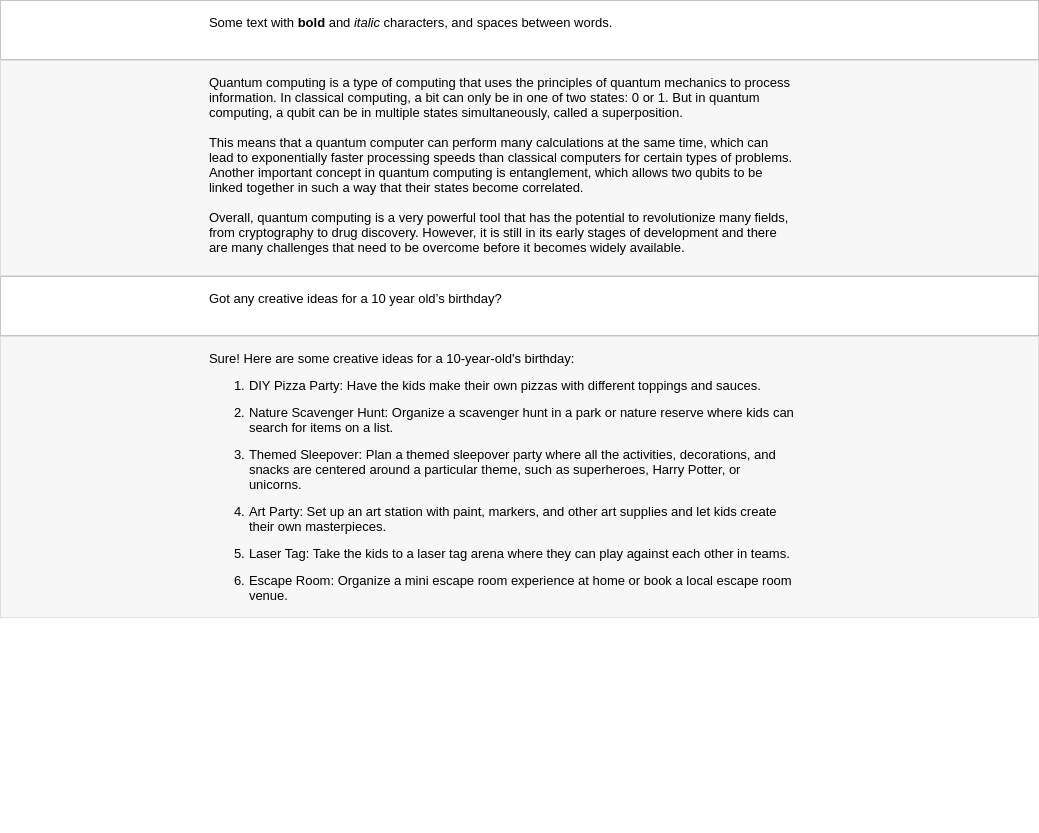
<?xml version="1.0" encoding="UTF-8"?>
<ui version="4.0">
 <class>Form</class>
 <widget class="QWidget" name="Form">
  <property name="geometry">
   <rect>
    <x>0</x>
    <y>0</y>
    <width>1039</width>
    <height>833</height>
   </rect>
  </property>
  <property name="windowTitle">
   <string>Form</string>
  </property>
  <property name="styleSheet">
   <string notr="true">QPushButton,
QLabel {
	border: none;
	padding: 5px;
}

QWidget {
	background: #fff;
}
</string>
  </property>
  <layout class="QVBoxLayout" name="verticalLayout_5">
   <property name="spacing">
    <number>0</number>
   </property>
   <property name="leftMargin">
    <number>0</number>
   </property>
   <property name="topMargin">
    <number>0</number>
   </property>
   <property name="rightMargin">
    <number>0</number>
   </property>
   <property name="bottomMargin">
    <number>0</number>
   </property>
   <item>
    <widget class="QFrame" name="frame_22">
     <property name="styleSheet">
      <string notr="true">background: #fff;

</string>
     </property>
     <property name="frameShape">
      <enum>QFrame::StyledPanel</enum>
     </property>
     <property name="frameShadow">
      <enum>QFrame::Raised</enum>
     </property>
     <layout class="QGridLayout" name="gridLayout_14">
      <property name="leftMargin">
       <number>9</number>
      </property>
      <item row="0" column="3" rowspan="3">
       <widget class="QFrame" name="frame_24">
        <property name="minimumSize">
         <size>
          <width>80</width>
          <height>0</height>
         </size>
        </property>
        <property name="maximumSize">
         <size>
          <width>80</width>
          <height>16777215</height>
         </size>
        </property>
        <property name="styleSheet">
         <string notr="true">border:none;</string>
        </property>
        <property name="frameShape">
         <enum>QFrame::StyledPanel</enum>
        </property>
        <property name="frameShadow">
         <enum>QFrame::Raised</enum>
        </property>
        <layout class="QGridLayout" name="gridLayout_15">
         <property name="leftMargin">
          <number>0</number>
         </property>
         <property name="topMargin">
          <number>0</number>
         </property>
         <property name="rightMargin">
          <number>0</number>
         </property>
         <property name="bottomMargin">
          <number>0</number>
         </property>
         <property name="horizontalSpacing">
          <number>0</number>
         </property>
         <item row="0" column="0">
          <widget class="QPushButton" name="pushButton_13">
           <property name="styleSheet">
            <string notr="true"/>
           </property>
           <property name="text">
            <string/>
           </property>
           <property name="icon">
            <iconset resource="resource.qrc">
             <normaloff>:/icons/static/icons/pencil-square.svg</normaloff>:/icons/static/icons/pencil-square.svg</iconset>
           </property>
          </widget>
         </item>
         <item row="0" column="3">
          <spacer name="horizontalSpacer_27">
           <property name="orientation">
            <enum>Qt::Horizontal</enum>
           </property>
           <property name="sizeHint" stdset="0">
            <size>
             <width>40</width>
             <height>20</height>
            </size>
           </property>
          </spacer>
         </item>
         <item row="1" column="0" colspan="2">
          <spacer name="verticalSpacer_17">
           <property name="orientation">
            <enum>Qt::Vertical</enum>
           </property>
           <property name="sizeHint" stdset="0">
            <size>
             <width>20</width>
             <height>9</height>
            </size>
           </property>
          </spacer>
         </item>
        </layout>
       </widget>
      </item>
      <item row="0" column="1" rowspan="3">
       <widget class="QFrame" name="frame_23">
        <property name="styleSheet">
         <string notr="true">border:none;</string>
        </property>
        <property name="frameShape">
         <enum>QFrame::StyledPanel</enum>
        </property>
        <property name="frameShadow">
         <enum>QFrame::Raised</enum>
        </property>
        <layout class="QVBoxLayout" name="verticalLayout_7">
         <property name="spacing">
          <number>0</number>
         </property>
         <property name="leftMargin">
          <number>0</number>
         </property>
         <property name="topMargin">
          <number>0</number>
         </property>
         <property name="rightMargin">
          <number>0</number>
         </property>
         <property name="bottomMargin">
          <number>0</number>
         </property>
         <item>
          <widget class="QPushButton" name="pushButton">
           <property name="text">
            <string/>
           </property>
           <property name="icon">
            <iconset resource="resource.qrc">
             <normaloff>:/icons/static/icons/input.png</normaloff>:/icons/static/icons/input.png</iconset>
           </property>
           <property name="iconSize">
            <size>
             <width>30</width>
             <height>30</height>
            </size>
           </property>
          </widget>
         </item>
         <item>
          <spacer name="verticalSpacer_16">
           <property name="orientation">
            <enum>Qt::Vertical</enum>
           </property>
           <property name="sizeHint" stdset="0">
            <size>
             <width>20</width>
             <height>3</height>
            </size>
           </property>
          </spacer>
         </item>
        </layout>
       </widget>
      </item>
      <item row="0" column="0" rowspan="3">
       <spacer name="horizontalSpacer_25">
        <property name="orientation">
         <enum>Qt::Horizontal</enum>
        </property>
        <property name="sizeHint" stdset="0">
         <size>
          <width>40</width>
          <height>20</height>
         </size>
        </property>
       </spacer>
      </item>
      <item row="0" column="4" rowspan="3">
       <spacer name="horizontalSpacer_26">
        <property name="orientation">
         <enum>Qt::Horizontal</enum>
        </property>
        <property name="sizeHint" stdset="0">
         <size>
          <width>40</width>
          <height>20</height>
         </size>
        </property>
       </spacer>
      </item>
      <item row="0" column="2" rowspan="2">
       <widget class="QLabel" name="label_13">
        <property name="minimumSize">
         <size>
          <width>600</width>
          <height>0</height>
         </size>
        </property>
        <property name="maximumSize">
         <size>
          <width>600</width>
          <height>16777215</height>
         </size>
        </property>
        <property name="font">
         <font>
          <pointsize>10</pointsize>
         </font>
        </property>
        <property name="styleSheet">
         <string notr="true"/>
        </property>
        <property name="text">
         <string>&lt;html&gt;Some text with &lt;b&gt;bold&lt;/b&gt; and &lt;i&gt;italic&lt;/i&gt; characters, and spaces between words.&lt;/html&gt;</string>
        </property>
        <property name="wordWrap">
         <bool>true</bool>
        </property>
        <property name="textInteractionFlags">
         <set>Qt::LinksAccessibleByKeyboard|Qt::LinksAccessibleByMouse|Qt::TextBrowserInteraction|Qt::TextSelectableByKeyboard|Qt::TextSelectableByMouse</set>
        </property>
       </widget>
      </item>
     </layout>
    </widget>
   </item>
   <item>
    <widget class="QFrame" name="frame_9">
     <property name="styleSheet">
      <string notr="true">background: #f7f7f8;
border: 0.5px solid #dededf;
</string>
     </property>
     <property name="frameShape">
      <enum>QFrame::StyledPanel</enum>
     </property>
     <property name="frameShadow">
      <enum>QFrame::Raised</enum>
     </property>
     <layout class="QGridLayout" name="gridLayout_11">
      <property name="leftMargin">
       <number>9</number>
      </property>
      <item row="0" column="3" rowspan="2">
       <widget class="QFrame" name="frame_10">
        <property name="minimumSize">
         <size>
          <width>80</width>
          <height>0</height>
         </size>
        </property>
        <property name="maximumSize">
         <size>
          <width>80</width>
          <height>16777215</height>
         </size>
        </property>
        <property name="styleSheet">
         <string notr="true">border:none;</string>
        </property>
        <property name="frameShape">
         <enum>QFrame::StyledPanel</enum>
        </property>
        <property name="frameShadow">
         <enum>QFrame::Raised</enum>
        </property>
        <layout class="QGridLayout" name="gridLayout_2">
         <property name="leftMargin">
          <number>0</number>
         </property>
         <property name="topMargin">
          <number>0</number>
         </property>
         <property name="rightMargin">
          <number>0</number>
         </property>
         <property name="bottomMargin">
          <number>0</number>
         </property>
         <property name="spacing">
          <number>0</number>
         </property>
         <item row="1" column="0">
          <spacer name="verticalSpacer_3">
           <property name="orientation">
            <enum>Qt::Vertical</enum>
           </property>
           <property name="sizeHint" stdset="0">
            <size>
             <width>20</width>
             <height>9</height>
            </size>
           </property>
          </spacer>
         </item>
         <item row="0" column="0">
          <widget class="QPushButton" name="pushButton_14">
           <property name="text">
            <string/>
           </property>
           <property name="icon">
            <iconset resource="resource.qrc">
             <normaloff>:/icons/static/icons/thumb_up.svg</normaloff>:/icons/static/icons/thumb_up.svg</iconset>
           </property>
           <property name="iconSize">
            <size>
             <width>18</width>
             <height>18</height>
            </size>
           </property>
          </widget>
         </item>
         <item row="0" column="1">
          <widget class="QPushButton" name="pushButton_15">
           <property name="text">
            <string/>
           </property>
           <property name="icon">
            <iconset resource="resource.qrc">
             <normaloff>:/icons/static/icons/thumb_down.svg</normaloff>:/icons/static/icons/thumb_down.svg</iconset>
           </property>
          </widget>
         </item>
         <item row="0" column="2">
          <spacer name="horizontalSpacer_7">
           <property name="orientation">
            <enum>Qt::Horizontal</enum>
           </property>
           <property name="sizeHint" stdset="0">
            <size>
             <width>40</width>
             <height>20</height>
            </size>
           </property>
          </spacer>
         </item>
        </layout>
       </widget>
      </item>
      <item row="0" column="1" rowspan="2">
       <widget class="QFrame" name="frame_12">
        <property name="styleSheet">
         <string notr="true">border:none;</string>
        </property>
        <property name="frameShape">
         <enum>QFrame::StyledPanel</enum>
        </property>
        <property name="frameShadow">
         <enum>QFrame::Raised</enum>
        </property>
        <layout class="QVBoxLayout" name="verticalLayout_2">
         <property name="spacing">
          <number>0</number>
         </property>
         <property name="leftMargin">
          <number>0</number>
         </property>
         <property name="topMargin">
          <number>0</number>
         </property>
         <property name="rightMargin">
          <number>0</number>
         </property>
         <property name="bottomMargin">
          <number>0</number>
         </property>
         <item>
          <widget class="QPushButton" name="pushButton_2">
           <property name="text">
            <string/>
           </property>
           <property name="icon">
            <iconset resource="resource.qrc">
             <normaloff>:/icons/static/icons/chatGTP.png</normaloff>:/icons/static/icons/chatGTP.png</iconset>
           </property>
           <property name="iconSize">
            <size>
             <width>30</width>
             <height>30</height>
            </size>
           </property>
          </widget>
         </item>
         <item>
          <spacer name="verticalSpacer_4">
           <property name="orientation">
            <enum>Qt::Vertical</enum>
           </property>
           <property name="sizeHint" stdset="0">
            <size>
             <width>20</width>
             <height>3</height>
            </size>
           </property>
          </spacer>
         </item>
        </layout>
       </widget>
      </item>
      <item row="0" column="0" rowspan="2">
       <spacer name="horizontalSpacer_14">
        <property name="orientation">
         <enum>Qt::Horizontal</enum>
        </property>
        <property name="sizeHint" stdset="0">
         <size>
          <width>40</width>
          <height>20</height>
         </size>
        </property>
       </spacer>
      </item>
      <item row="0" column="4" rowspan="2">
       <spacer name="horizontalSpacer_12">
        <property name="orientation">
         <enum>Qt::Horizontal</enum>
        </property>
        <property name="sizeHint" stdset="0">
         <size>
          <width>40</width>
          <height>20</height>
         </size>
        </property>
       </spacer>
      </item>
      <item row="0" column="2">
       <widget class="QLabel" name="label_4">
        <property name="minimumSize">
         <size>
          <width>600</width>
          <height>0</height>
         </size>
        </property>
        <property name="maximumSize">
         <size>
          <width>600</width>
          <height>16777215</height>
         </size>
        </property>
        <property name="font">
         <font>
          <pointsize>10</pointsize>
         </font>
        </property>
        <property name="styleSheet">
         <string notr="true">border: none;</string>
        </property>
        <property name="text">
         <string>Quantum computing is a type of computing that uses the principles of quantum mechanics to process information. In classical computing, a bit can only be in one of two states: 0 or 1. But in quantum computing, a qubit can be in multiple states simultaneously, called a superposition.

This means that a quantum computer can perform many calculations at the same time, which can lead to exponentially faster processing speeds than classical computers for certain types of problems. Another important concept in quantum computing is entanglement, which allows two qubits to be linked together in such a way that their states become correlated.

Overall, quantum computing is a very powerful tool that has the potential to revolutionize many fields, from cryptography to drug discovery. However, it is still in its early stages of development and there are many challenges that need to be overcome before it becomes widely available.</string>
        </property>
        <property name="wordWrap">
         <bool>true</bool>
        </property>
        <property name="textInteractionFlags">
         <set>Qt::LinksAccessibleByKeyboard|Qt::LinksAccessibleByMouse|Qt::TextBrowserInteraction|Qt::TextSelectableByKeyboard|Qt::TextSelectableByMouse</set>
        </property>
       </widget>
      </item>
     </layout>
    </widget>
   </item>
   <item>
    <widget class="QFrame" name="frame_19">
     <property name="minimumSize">
      <size>
       <width>6</width>
       <height>0</height>
      </size>
     </property>
     <property name="styleSheet">
      <string notr="true">background: #fff;
</string>
     </property>
     <property name="frameShape">
      <enum>QFrame::StyledPanel</enum>
     </property>
     <property name="frameShadow">
      <enum>QFrame::Raised</enum>
     </property>
     <layout class="QGridLayout" name="gridLayout_13">
      <property name="leftMargin">
       <number>9</number>
      </property>
      <item row="0" column="0" rowspan="3">
       <spacer name="horizontalSpacer_22">
        <property name="orientation">
         <enum>Qt::Horizontal</enum>
        </property>
        <property name="sizeHint" stdset="0">
         <size>
          <width>40</width>
          <height>20</height>
         </size>
        </property>
       </spacer>
      </item>
      <item row="0" column="1" rowspan="3">
       <widget class="QFrame" name="frame_20">
        <property name="styleSheet">
         <string notr="true">border:none;</string>
        </property>
        <property name="frameShape">
         <enum>QFrame::StyledPanel</enum>
        </property>
        <property name="frameShadow">
         <enum>QFrame::Raised</enum>
        </property>
        <layout class="QVBoxLayout" name="verticalLayout_6">
         <property name="spacing">
          <number>0</number>
         </property>
         <property name="leftMargin">
          <number>0</number>
         </property>
         <property name="topMargin">
          <number>0</number>
         </property>
         <property name="rightMargin">
          <number>0</number>
         </property>
         <property name="bottomMargin">
          <number>0</number>
         </property>
         <item>
          <widget class="QPushButton" name="pushButton_3">
           <property name="text">
            <string/>
           </property>
           <property name="icon">
            <iconset resource="resource.qrc">
             <normaloff>:/icons/static/icons/input.png</normaloff>:/icons/static/icons/input.png</iconset>
           </property>
           <property name="iconSize">
            <size>
             <width>30</width>
             <height>30</height>
            </size>
           </property>
          </widget>
         </item>
         <item>
          <spacer name="verticalSpacer_14">
           <property name="orientation">
            <enum>Qt::Vertical</enum>
           </property>
           <property name="sizeHint" stdset="0">
            <size>
             <width>20</width>
             <height>3</height>
            </size>
           </property>
          </spacer>
         </item>
        </layout>
       </widget>
      </item>
      <item row="0" column="4" rowspan="3">
       <spacer name="horizontalSpacer_23">
        <property name="orientation">
         <enum>Qt::Horizontal</enum>
        </property>
        <property name="sizeHint" stdset="0">
         <size>
          <width>40</width>
          <height>20</height>
         </size>
        </property>
       </spacer>
      </item>
      <item row="0" column="3" rowspan="3">
       <widget class="QFrame" name="frame_21">
        <property name="minimumSize">
         <size>
          <width>80</width>
          <height>0</height>
         </size>
        </property>
        <property name="maximumSize">
         <size>
          <width>80</width>
          <height>16777215</height>
         </size>
        </property>
        <property name="styleSheet">
         <string notr="true">border:none;</string>
        </property>
        <property name="frameShape">
         <enum>QFrame::StyledPanel</enum>
        </property>
        <property name="frameShadow">
         <enum>QFrame::Raised</enum>
        </property>
        <layout class="QGridLayout" name="gridLayout_10">
         <property name="leftMargin">
          <number>0</number>
         </property>
         <property name="topMargin">
          <number>0</number>
         </property>
         <property name="rightMargin">
          <number>0</number>
         </property>
         <property name="bottomMargin">
          <number>0</number>
         </property>
         <property name="horizontalSpacing">
          <number>0</number>
         </property>
         <item row="0" column="0">
          <widget class="QPushButton" name="pushButton_12">
           <property name="styleSheet">
            <string notr="true"/>
           </property>
           <property name="text">
            <string/>
           </property>
           <property name="icon">
            <iconset resource="resource.qrc">
             <normaloff>:/icons/static/icons/pencil-square.svg</normaloff>:/icons/static/icons/pencil-square.svg</iconset>
           </property>
          </widget>
         </item>
         <item row="0" column="3">
          <spacer name="horizontalSpacer_24">
           <property name="orientation">
            <enum>Qt::Horizontal</enum>
           </property>
           <property name="sizeHint" stdset="0">
            <size>
             <width>40</width>
             <height>20</height>
            </size>
           </property>
          </spacer>
         </item>
         <item row="1" column="0" colspan="2">
          <spacer name="verticalSpacer_15">
           <property name="orientation">
            <enum>Qt::Vertical</enum>
           </property>
           <property name="sizeHint" stdset="0">
            <size>
             <width>20</width>
             <height>9</height>
            </size>
           </property>
          </spacer>
         </item>
        </layout>
       </widget>
      </item>
      <item row="0" column="2" rowspan="2">
       <widget class="QLabel" name="label_10">
        <property name="minimumSize">
         <size>
          <width>600</width>
          <height>0</height>
         </size>
        </property>
        <property name="maximumSize">
         <size>
          <width>600</width>
          <height>16777215</height>
         </size>
        </property>
        <property name="font">
         <font>
          <pointsize>10</pointsize>
         </font>
        </property>
        <property name="styleSheet">
         <string notr="true"/>
        </property>
        <property name="text">
         <string>Got any creative ideas for a 10 year old’s birthday?</string>
        </property>
        <property name="wordWrap">
         <bool>true</bool>
        </property>
        <property name="textInteractionFlags">
         <set>Qt::LinksAccessibleByKeyboard|Qt::LinksAccessibleByMouse|Qt::TextBrowserInteraction|Qt::TextSelectableByKeyboard|Qt::TextSelectableByMouse</set>
        </property>
       </widget>
      </item>
     </layout>
    </widget>
   </item>
   <item>
    <widget class="QFrame" name="frame_14">
     <property name="styleSheet">
      <string notr="true">background: #f7f7f8;
border: 0.5px solid #dededf;
</string>
     </property>
     <property name="frameShape">
      <enum>QFrame::StyledPanel</enum>
     </property>
     <property name="frameShadow">
      <enum>QFrame::Raised</enum>
     </property>
     <layout class="QGridLayout" name="gridLayout_12">
      <property name="leftMargin">
       <number>9</number>
      </property>
      <item row="0" column="3" rowspan="3">
       <widget class="QFrame" name="frame_15">
        <property name="minimumSize">
         <size>
          <width>80</width>
          <height>0</height>
         </size>
        </property>
        <property name="maximumSize">
         <size>
          <width>80</width>
          <height>16777215</height>
         </size>
        </property>
        <property name="styleSheet">
         <string notr="true">border:none;</string>
        </property>
        <property name="frameShape">
         <enum>QFrame::StyledPanel</enum>
        </property>
        <property name="frameShadow">
         <enum>QFrame::Raised</enum>
        </property>
        <layout class="QGridLayout" name="gridLayout_4">
         <property name="leftMargin">
          <number>0</number>
         </property>
         <property name="topMargin">
          <number>0</number>
         </property>
         <property name="rightMargin">
          <number>0</number>
         </property>
         <property name="bottomMargin">
          <number>0</number>
         </property>
         <property name="horizontalSpacing">
          <number>0</number>
         </property>
         <item row="0" column="3">
          <spacer name="horizontalSpacer_17">
           <property name="orientation">
            <enum>Qt::Horizontal</enum>
           </property>
           <property name="sizeHint" stdset="0">
            <size>
             <width>40</width>
             <height>20</height>
            </size>
           </property>
          </spacer>
         </item>
         <item row="0" column="0">
          <widget class="QPushButton" name="pushButton_17">
           <property name="text">
            <string/>
           </property>
           <property name="icon">
            <iconset resource="resource.qrc">
             <normaloff>:/icons/static/icons/thumb_up.svg</normaloff>:/icons/static/icons/thumb_up.svg</iconset>
           </property>
           <property name="iconSize">
            <size>
             <width>18</width>
             <height>18</height>
            </size>
           </property>
          </widget>
         </item>
         <item row="0" column="1">
          <widget class="QPushButton" name="pushButton_16">
           <property name="text">
            <string/>
           </property>
           <property name="icon">
            <iconset resource="resource.qrc">
             <normaloff>:/icons/static/icons/thumb_down.svg</normaloff>:/icons/static/icons/thumb_down.svg</iconset>
           </property>
           <property name="iconSize">
            <size>
             <width>18</width>
             <height>18</height>
            </size>
           </property>
          </widget>
         </item>
         <item row="1" column="0">
          <spacer name="verticalSpacer_7">
           <property name="orientation">
            <enum>Qt::Vertical</enum>
           </property>
           <property name="sizeHint" stdset="0">
            <size>
             <width>20</width>
             <height>9</height>
            </size>
           </property>
          </spacer>
         </item>
        </layout>
       </widget>
      </item>
      <item row="0" column="2" rowspan="3">
       <widget class="QLabel" name="label">
        <property name="minimumSize">
         <size>
          <width>600</width>
          <height>0</height>
         </size>
        </property>
        <property name="maximumSize">
         <size>
          <width>600</width>
          <height>16777215</height>
         </size>
        </property>
        <property name="font">
         <font>
          <pointsize>10</pointsize>
         </font>
        </property>
        <property name="styleSheet">
         <string notr="true">border: none;</string>
        </property>
        <property name="text">
         <string>&lt;html&gt;&lt;head/&gt;&lt;body&gt;&lt;p&gt;Sure! Here are some creative ideas for a 10-year-old's birthday:&lt;/p&gt;&lt;ol style=&quot;margin-top: 0px; margin-bottom: 0px; margin-left: 0px; margin-right: 0px; -qt-list-indent: 1;&quot;&gt;&lt;li style=&quot; margin-top:12px; margin-bottom:12px; margin-left:0px; margin-right:0px; -qt-block-indent:0; text-indent:0px;&quot;&gt;DIY Pizza Party: Have the kids make their own pizzas with different toppings and sauces.&lt;/li&gt;&lt;li style=&quot; margin-top:12px; margin-bottom:12px; margin-left:0px; margin-right:0px; -qt-block-indent:0; text-indent:0px;&quot;&gt;Nature Scavenger Hunt: Organize a scavenger hunt in a park or nature reserve where kids can search for items on a list.&lt;/li&gt;&lt;li style=&quot; margin-top:12px; margin-bottom:12px; margin-left:0px; margin-right:0px; -qt-block-indent:0; text-indent:0px;&quot;&gt;Themed Sleepover: Plan a themed sleepover party where all the activities, decorations, and snacks are centered around a particular theme, such as superheroes, Harry Potter, or unicorns.&lt;/li&gt;&lt;li style=&quot; margin-top:12px; margin-bottom:12px; margin-left:0px; margin-right:0px; -qt-block-indent:0; text-indent:0px;&quot;&gt;Art Party: Set up an art station with paint, markers, and other art supplies and let kids create their own masterpieces.&lt;/li&gt;&lt;li style=&quot; margin-top:12px; margin-bottom:12px; margin-left:0px; margin-right:0px; -qt-block-indent:0; text-indent:0px;&quot;&gt;Laser Tag: Take the kids to a laser tag arena where they can play against each other in teams.&lt;/li&gt;&lt;li style=&quot; margin-top:12px; margin-bottom:12px; margin-left:0px; margin-right:0px; -qt-block-indent:0; text-indent:0px;&quot;&gt;Escape Room: Organize a mini escape room experience at home or book a local escape room venue.&lt;/li&gt;&lt;/ol&gt;&lt;/body&gt;&lt;/html&gt;</string>
        </property>
        <property name="wordWrap">
         <bool>true</bool>
        </property>
        <property name="textInteractionFlags">
         <set>Qt::LinksAccessibleByKeyboard|Qt::LinksAccessibleByMouse|Qt::TextBrowserInteraction|Qt::TextSelectableByKeyboard|Qt::TextSelectableByMouse</set>
        </property>
       </widget>
      </item>
      <item row="0" column="4" rowspan="3">
       <spacer name="horizontalSpacer_16">
        <property name="orientation">
         <enum>Qt::Horizontal</enum>
        </property>
        <property name="sizeHint" stdset="0">
         <size>
          <width>40</width>
          <height>20</height>
         </size>
        </property>
       </spacer>
      </item>
      <item row="0" column="1" rowspan="3">
       <widget class="QFrame" name="frame_16">
        <property name="styleSheet">
         <string notr="true">border:none;</string>
        </property>
        <property name="frameShape">
         <enum>QFrame::StyledPanel</enum>
        </property>
        <property name="frameShadow">
         <enum>QFrame::Raised</enum>
        </property>
        <layout class="QVBoxLayout" name="verticalLayout_4">
         <property name="spacing">
          <number>0</number>
         </property>
         <property name="leftMargin">
          <number>0</number>
         </property>
         <property name="topMargin">
          <number>0</number>
         </property>
         <property name="rightMargin">
          <number>0</number>
         </property>
         <property name="bottomMargin">
          <number>0</number>
         </property>
         <item>
          <widget class="QPushButton" name="pushButton_8">
           <property name="text">
            <string/>
           </property>
           <property name="icon">
            <iconset resource="resource.qrc">
             <normaloff>:/icons/static/icons/chatGTP.png</normaloff>:/icons/static/icons/chatGTP.png</iconset>
           </property>
           <property name="iconSize">
            <size>
             <width>30</width>
             <height>30</height>
            </size>
           </property>
          </widget>
         </item>
         <item>
          <spacer name="verticalSpacer_8">
           <property name="orientation">
            <enum>Qt::Vertical</enum>
           </property>
           <property name="sizeHint" stdset="0">
            <size>
             <width>20</width>
             <height>3</height>
            </size>
           </property>
          </spacer>
         </item>
        </layout>
       </widget>
      </item>
      <item row="0" column="0" rowspan="3">
       <spacer name="horizontalSpacer_20">
        <property name="orientation">
         <enum>Qt::Horizontal</enum>
        </property>
        <property name="sizeHint" stdset="0">
         <size>
          <width>40</width>
          <height>20</height>
         </size>
        </property>
       </spacer>
      </item>
     </layout>
    </widget>
   </item>
   <item>
    <spacer name="verticalSpacer_13">
     <property name="orientation">
      <enum>Qt::Vertical</enum>
     </property>
     <property name="sizeHint" stdset="0">
      <size>
       <width>20</width>
       <height>293</height>
      </size>
     </property>
    </spacer>
   </item>
  </layout>
 </widget>
 <resources>
  <include location="resource.qrc"/>
 </resources>
 <connections/>
</ui>
